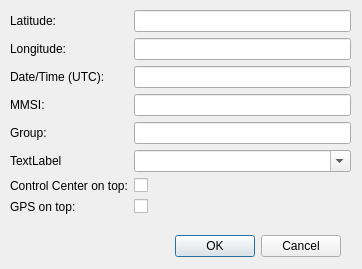
<?xml version="1.0" encoding="UTF-8"?>
<ui version="4.0">
 <class>VHFPreferences</class>
 <widget class="QDialog" name="VHFPreferences">
  <property name="windowModality">
   <enum>Qt::ApplicationModal</enum>
  </property>
  <property name="geometry">
   <rect>
    <x>0</x>
    <y>0</y>
    <width>362</width>
    <height>269</height>
   </rect>
  </property>
  <property name="windowTitle">
   <string>Dialog</string>
  </property>
  <widget class="QDialogButtonBox" name="buttonBox">
   <property name="geometry">
    <rect>
     <x>0</x>
     <y>230</y>
     <width>341</width>
     <height>32</height>
    </rect>
   </property>
   <property name="orientation">
    <enum>Qt::Horizontal</enum>
   </property>
   <property name="standardButtons">
    <set>QDialogButtonBox::Cancel|QDialogButtonBox::Ok</set>
   </property>
  </widget>
  <widget class="QWidget" name="formLayoutWidget">
   <property name="geometry">
    <rect>
     <x>10</x>
     <y>10</y>
     <width>341</width>
     <height>212</height>
    </rect>
   </property>
   <layout class="QFormLayout" name="formLayout">
    <item row="0" column="0">
     <widget class="QLabel" name="label_latitude">
      <property name="text">
       <string>Latitude:</string>
      </property>
     </widget>
    </item>
    <item row="0" column="1">
     <widget class="QLineEdit" name="latitude"/>
    </item>
    <item row="1" column="0">
     <widget class="QLabel" name="label_longitude">
      <property name="text">
       <string>Longitude:</string>
      </property>
     </widget>
    </item>
    <item row="1" column="1">
     <widget class="QLineEdit" name="longitude"/>
    </item>
    <item row="2" column="0">
     <widget class="QLabel" name="label_datetime_utc">
      <property name="text">
       <string>Date/Time (UTC):</string>
      </property>
     </widget>
    </item>
    <item row="2" column="1">
     <widget class="QLineEdit" name="datetime_utc"/>
    </item>
    <item row="3" column="0">
     <widget class="QLabel" name="label_mmsi">
      <property name="text">
       <string>MMSI:</string>
      </property>
     </widget>
    </item>
    <item row="3" column="1">
     <widget class="QLineEdit" name="mmsi"/>
    </item>
    <item row="4" column="0">
     <widget class="QLabel" name="label_group">
      <property name="text">
       <string>Group:</string>
      </property>
     </widget>
    </item>
    <item row="4" column="1">
     <widget class="QLineEdit" name="group"/>
    </item>
    <item row="6" column="0">
     <widget class="QLabel" name="label_controlcenter_ontop">
      <property name="text">
       <string>Control Center on top:</string>
      </property>
     </widget>
    </item>
    <item row="7" column="0">
     <widget class="QLabel" name="label_gps_ontop">
      <property name="text">
       <string>GPS on top:</string>
      </property>
     </widget>
    </item>
    <item row="6" column="1">
     <widget class="QCheckBox" name="cc_on_top">
      <property name="text">
       <string/>
      </property>
     </widget>
    </item>
    <item row="7" column="1">
     <widget class="QCheckBox" name="gps_on_top">
      <property name="text">
       <string/>
      </property>
     </widget>
    </item>
    <item row="5" column="0">
     <widget class="QLabel" name="label_language">
      <property name="text">
       <string>TextLabel</string>
      </property>
     </widget>
    </item>
    <item row="5" column="1">
     <widget class="QComboBox" name="language">
      <property name="editable">
       <bool>true</bool>
      </property>
     </widget>
    </item>
   </layout>
  </widget>
 </widget>
 <resources/>
 <connections>
  <connection>
   <sender>buttonBox</sender>
   <signal>accepted()</signal>
   <receiver>VHFPreferences</receiver>
   <slot>accept()</slot>
   <hints>
    <hint type="sourcelabel">
     <x>248</x>
     <y>254</y>
    </hint>
    <hint type="destinationlabel">
     <x>157</x>
     <y>274</y>
    </hint>
   </hints>
  </connection>
  <connection>
   <sender>buttonBox</sender>
   <signal>rejected()</signal>
   <receiver>VHFPreferences</receiver>
   <slot>reject()</slot>
   <hints>
    <hint type="sourcelabel">
     <x>316</x>
     <y>260</y>
    </hint>
    <hint type="destinationlabel">
     <x>286</x>
     <y>274</y>
    </hint>
   </hints>
  </connection>
 </connections>
</ui>
